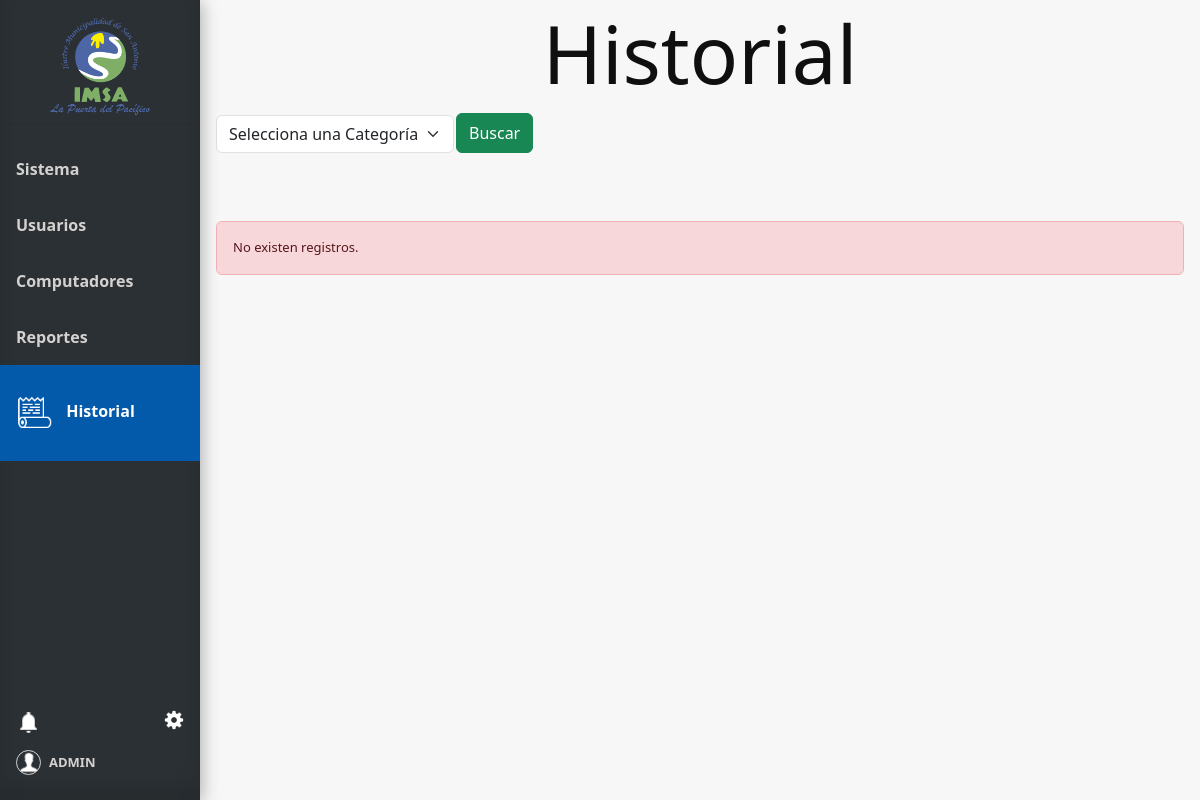
/historial (signed in), run on an earlier commit of the app's database.
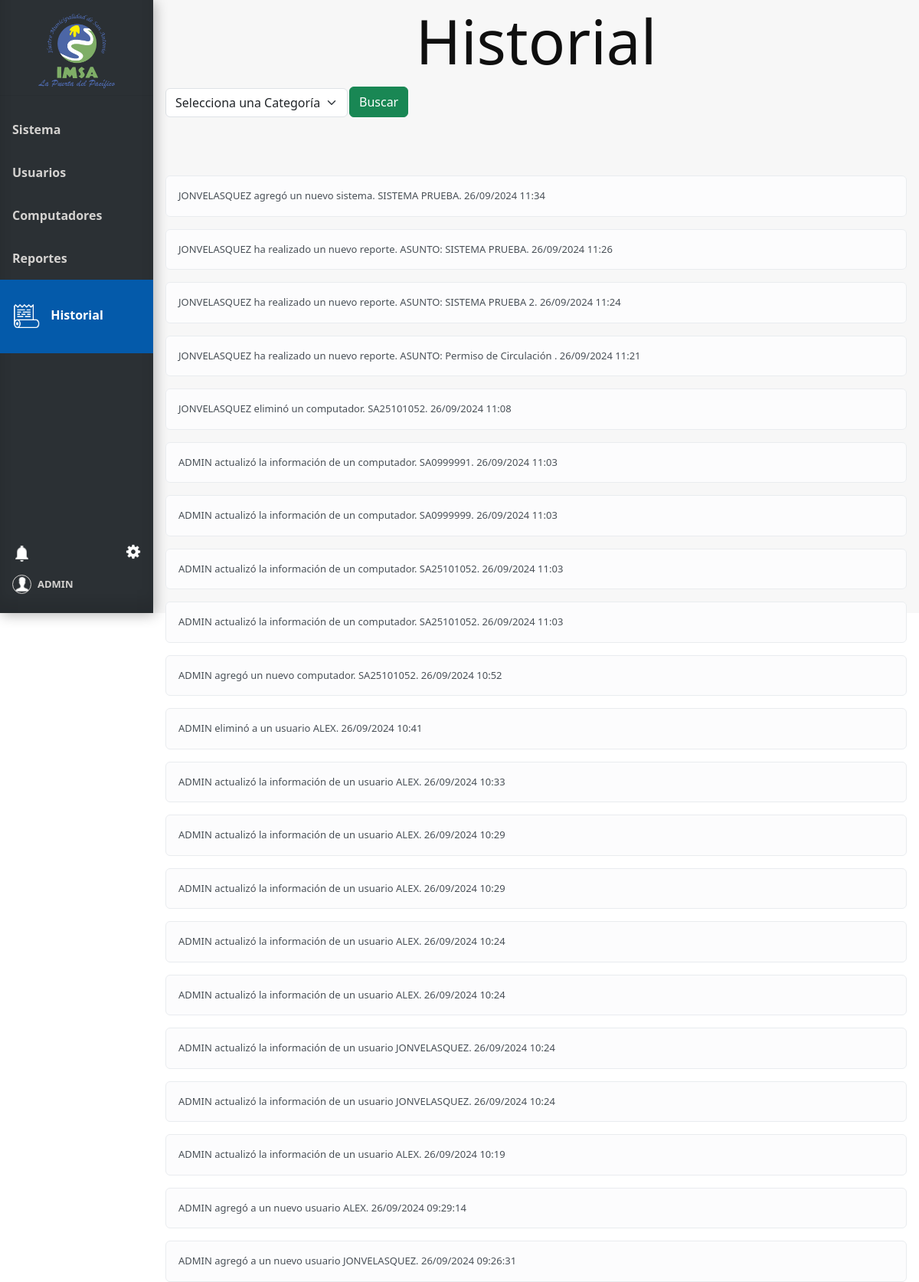
And on a later commit of the database.
### tables this page shows
CREATE TABLE Usuario (
    Id_usuario INTEGER PRIMARY KEY AUTOINCREMENT,
    Nombre_user VARCHAR(100),
    Email VARCHAR(100),
    Psw VARCHAR(100),
    id_tipo_usuario,
    FOREIGN KEY (id_tipo_usuario) REFERENCES Tipo_usuario(id_tipo_usuario)
);

CREATE TABLE Historial (
    Id_historial INTEGER PRIMARY KEY AUTOINCREMENT,
    usuario_historial VARCHAR(100),
    descripcion VARCHAR(100),
    fecha VARCHAR(100),
    id_categoria INTEGER,
    FOREIGN KEY (id_categoria) REFERENCES Categoria_Historial(id_categoria)
);

### app.py (the view, shortened to what this page needs)
@app.route('/historial', methods=['GET'])
@login_required
def historial():
    conn = get_db_connection()
    user=current_user
    num_notificaciones_totales = get_total_notifications(user.id)
    info_notificaciones = get_info_notifications(user.id)
    try:
        categoria_id = request.args.get('categoria')
        categorias = conn.execute("SELECT * FROM Categoria_historial").fetchall()
        registros = conn.execute("SELECT * FROM Historial ORDER BY fecha DESC").fetchall()
        return render_template('historial.html', registros=registros, categorias=categorias,  user=user, num_notificaciones_totales=num_notificaciones_totales, info_notificaciones=info_notificaciones)
    except Exception as e:
        flash(f"Error: {str(e)}", "danger")
    finally:
        conn.close()

### app.py (called while the page is built)
@login_manager.user_loader
def load_user(user_id):
    return Usuario.get_by_id(user_id)

def get_db_connection():
    conn = sqlite3.connect('database.db')
    conn.row_factory = sqlite3.Row
    return conn

def get_total_notifications(user_id):
    conn = get_db_connection()
    total_notifications = conn.execute(
        'SELECT COUNT(*) FROM Notificaciones WHERE id_usuario = ?  AND leido = false',
        (user_id,)
    ).fetchone()[0]
    conn.close()
    return total_notifications

def get_info_notifications(user_id):
    conn = get_db_connection()
    info_notifiaciones= conn.execute(
        'SELECT * FROM Notificaciones WHERE id_usuario = ? ORDER BY id_notificacion DESC LIMIT 6',
        (user_id,)
    ).fetchall()
    conn.close()
    return info_notifiaciones

### model.py (called while the page is built)
def get_db_connection():
    conn = sqlite3.connect('database.db')
    conn.row_factory = sqlite3.Row
    return conn

    @staticmethod
    def get_by_id(id_usuario):
        conn = get_db_connection()
        user_data = conn.execute('SELECT * FROM Usuario WHERE Id_usuario = ?', (id_usuario,)).fetchone()
        conn.close()
        if user_data:
            return Usuario(user_data['Id_usuario'], user_data['Nombre_user'], user_data['Email'], user_data['psw'])
        return None

### templates/historial.html (shortened to what this page needs)
{% extends 'base.html' %}
{% block head %}
<link rel="stylesheet" href="{{ url_for('static', filename='css/style_historial.css') }}">
{% endblock %}
{% block content %}
<h1 class="block-effect" style="--td:0.3s">
    <div class="block-reveal" style="--bc: #2b3034; --d: 0.5s">Historial</div>
</h1>
<div class="head">
    <form method="get" action="{{ url_for('historial') }}" id="filtro-form">
        <div class="doble-filtro-sistema">
            <div>
                <div class="filtro">
                    <select class="form-select form-select-bg" name="categoria" aria-label="Selecciona una Categoría">
                        <option value="">Selecciona una Categoría</option>
                    </select>
                </div>
            </div>
            <button class="btn btn-success" type="button" id="filtro-boton">Buscar</button>
        </div>
    </form>
</div>
{% if registros or historial_data %}
<div class="mt-3">
    {% for registro in (registros or historial_data) %}
    <div class="alert alert-light" role="alert">
        {{ registro['usuario_historial'] }} {{ registro['descripcion'] }}
    </div>
    {% endfor %}
</div>
{% else %}
<div class="alert alert-danger" role="alert">
    No existen registros.
</div>
{% endif %}
{% endblock %}

### templates/base.html (shortened to what this page needs)
<!doctype html>
<html lang="es">
<head>
  {% block head %} {% endblock %}
  <link rel="stylesheet" href="{{ url_for('static', filename='css/style_base.css') }}">
  <link rel="stylesheet" href="{{ url_for('static', filename='css/style_ajustes.css') }}">
  <link href="https://cdn.jsdelivr.net/npm/bootstrap@5.3.3/dist/css/bootstrap.min.css" rel="stylesheet"
>
</head>
<body>
  <div class="sidebar" style="display: flex; flex-direction: column; height: 100vh;">
    <div class="tituloMenu">
      <img src="{{ url_for('static', filename='img/logo.png') }}" alt="Logo-IMSA" width="100px">
    </div>
    <hr>
    <a href="{{ url_for('index') }}" class="slide_right {% if request.endpoint == 'index' %}active{% endif %}">
      <b id="menu-link">Sistema</b>
    </a>
    <a href="{{ url_for('usuarios') }}" class="slide_right {% if request.endpoint == 'usuarios' %}active{% endif %}">
      <b id="menu-link">Usuarios</b>
    </a>
    <a href="{{ url_for('computadores') }}"
      class="slide_right {% if request.endpoint == 'computadores' %}active{% endif %}">
      <b id="menu-link">Computadores</b>
    </a>
    <a href="{{ url_for('reportes') }}" class="slide_right {% if request.endpoint == 'reportes' %}active{% endif %}">
      <b id="menu-link">Reportes</b>
    </a>
    <a href="{{ url_for('historial') }}" class="slide_right {% if request.endpoint == 'historial' %}active{% endif %}">
      <img id="icon-historial" class="menu-icon {% if request.endpoint == 'historial' %}show{% endif %}"
        src="{{ url_for('static', filename='img/icon-historial.png') }}" alt="icon-documentos">
      <b id="menu-link">Historial</b>
    </a>
    <div class="menuAbajo">
      <div class="ajuste_notificacion">
        <div class="notificacion">
          <a href="" class="icon" data-bs-toggle="modal" data-bs-target="#ModalNotifiaciones">
            <img id="icon-campana" src="{{ url_for('static', filename='img/icon-campana.png') }}" alt="logoCampana">
          </a>
        </div>
        <div class="ajustes">
          <a href="" class="icon" data-bs-toggle="modal" data-bs-target="#ModalAjustes">
            <img async id="icon-ajuste" src="{{ url_for('static', filename='img/icon-ajuste.png') }}" alt="logoAjuste" ></a>
        </div>
      </div>
      <div class="bodyCuenta">
        <a href="#" id="cuenta">
          <img id="icon-cuenta" src="{{ url_for('static', filename='img/icon-usuario.png') }}" alt="">
          <b style="font-size: small;">{{ user.nombre_usuario}}</b>
        </a>
      </div>
  </div>
  </div>
  <div class="content">
    {% block content %}
    {% endblock %}
  </div>
</body>
</html>

### static/css/style_historial.css (style rules this page uses)
.alert { width: 100%; font-size: small; }

### static/css/style_base.css (style rules this page uses)
body { margin: 0; font-family: "Lato", sans-serif; background-color: #2b3034; height: 100vh; }
.content { background-color: #f7f7f7; height: 100vh; }
*, *::before, *::after { margin: 0; padding: 0; box-sizing: border-box; }
.block-effect { font-size: calc(8px + 6vw); }
.block-reveal { --t: calc(var(--td) + var(--d)); color: transparent; padding: 4px; position: relative; overflow: hidden; animation: revealBlock 0s var(--t) forwards; }
.block-reveal::after { content: ''; width: 0%; height: 100%; padding-bottom: 4px; position: absolute; top: 0; left: 0; background: var(--bc); animation: revealingIn var(--td) var(--d) forwards, revealingOut var(--td) var(--t) forwards; }
h1 { text-align: center; }
.tituloMenu { display: flex; flex-direction: column; margin-top: 10px; margin-bottom: 10px; align-items: center; height: 11%; }
.sidebar { margin: 0; padding: 0; width: 200px; background-color: #2b3034; position: fixed; height: 100%; overflow: auto; box-shadow: inset 0 -1em 1em rgba(0, 0, 0, 0.1), 0.1em 0.1em 1em rgba(0, 0, 0, 0.3); }
.sidebar>a { display: flex; align-items: center; color: #d4d2d0; padding: 16px; text-decoration: none; display: inline-block; cursor: pointer; box-shadow: inset 0 0 0 0 #00213e; -webkit-transition: ease-out 0.4s; -moz-transition: ease-out 0.4s; transition: ease-out 0.4s; }
.sidebar>a.active { background-color: #045aaa; color: white; padding-top: 15%; padding-bottom: 15%; }
div.content { margin-left: 200px; padding: 1px 16px; height: 100%; }
.menu-icon { display: none; width: 36px; margin-right: 10px; }
#menu-link { margin: 15px 0px 15px 0px; }
.sidebar a.active .menu-icon, .sidebar a:hover .menu-icon { display: inline-block; }
.menuAbajo { display: flex; margin-top: auto; color: #d4d2d0; padding: 16px 16px 25px 16px; flex-direction: column; }
.menuAbajo a { color: #d4d2d0; text-decoration: none; cursor: pointer; }
.bodyCuenta { width: 80%; display: flex; justify-content: start; align-content: center; }
#cuenta { display: flex; align-items: center; }
#icon-cuenta { width: 25px; border: solid 1px; border-radius: 50%; margin-right: 8px; }
#icon-ajuste { width: 20px; }
.ajuste_notificacion { display: flex; flex-direction: row; justify-content: space-between; width: 100%; margin-bottom: 10px; }
.ajustes { display: flex; align-items: start; }
.ajustes img { padding-bottom: 10px; }
.notificacion a { display: flex; flex-direction: row; }
.icon { transition-duration: 0.3s; -webkit-tap-highlight-color: rgba(0, 0, 0, 0); transform: translateZ(0); box-shadow: 0 0 1px rgba(0, 0, 0, 0); }
#icon-campana { width: 25px; height: 25px; }
.head { height: 100px; }
.filtro { margin-top: 1%; padding-right: 1%; display: flex; flex-direction: row; width: 100%; }
#filtro-form { width: 100%; }
.doble-filtro-sistema { width: 100%; display: flex; flex-direction: row; }

What changed in the data, as far as the page shows it:
added Historial: usuario_historial "JONVELASQUEZ", descripcion "agregó un nuevo sistema. SISTEMA PRUEBA. 26/09/2024 11:34"
added Historial: usuario_historial "JONVELASQUEZ", descripcion "ha realizado un nuevo reporte. ASUNTO: SISTEMA PRUEBA. 26/09/2024 11:26"
added Historial: usuario_historial "JONVELASQUEZ", descripcion "ha realizado un nuevo reporte. ASUNTO: SISTEMA PRUEBA 2. 26/09/2024 11:24"
added Historial: usuario_historial "JONVELASQUEZ", descripcion "ha realizado un nuevo reporte. ASUNTO: Permiso de Circulación . 26/09/2024 11:21"
added Historial: usuario_historial "JONVELASQUEZ", descripcion "eliminó un computador. SA25101052. 26/09/2024 11:08"
added Historial: usuario_historial "ADMIN", descripcion "actualizó la información de un computador. SA0999991. 26/09/2024 11:03"
added Historial: usuario_historial "ADMIN", descripcion "actualizó la información de un computador. SA0999999. 26/09/2024 11:03"
added Historial: usuario_historial "ADMIN", descripcion "actualizó la información de un computador. SA25101052. 26/09/2024 11:03"
added Historial: usuario_historial "ADMIN", descripcion "actualizó la información de un computador. SA25101052. 26/09/2024 11:03"
added Historial: usuario_historial "ADMIN", descripcion "agregó un nuevo computador. SA25101052. 26/09/2024 10:52"
added Historial: usuario_historial "ADMIN", descripcion "eliminó a un usuario ALEX. 26/09/2024 10:41"
added Historial: usuario_historial "ADMIN", descripcion "actualizó la información de un usuario ALEX. 26/09/2024 10:33"
added Historial: usuario_historial "ADMIN", descripcion "actualizó la información de un usuario ALEX. 26/09/2024 10:29"
added Historial: usuario_historial "ADMIN", descripcion "actualizó la información de un usuario ALEX. 26/09/2024 10:29"
added Historial: usuario_historial "ADMIN", descripcion "actualizó la información de un usuario ALEX. 26/09/2024 10:24"
added Historial: usuario_historial "ADMIN", descripcion "actualizó la información de un usuario ALEX. 26/09/2024 10:24"
added Historial: usuario_historial "ADMIN", descripcion "actualizó la información de un usuario JONVELASQUEZ. 26/09/2024 10:24"
added Historial: usuario_historial "ADMIN", descripcion "actualizó la información de un usuario JONVELASQUEZ. 26/09/2024 10:24"
added Historial: usuario_historial "ADMIN", descripcion "actualizó la información de un usuario ALEX. 26/09/2024 10:19"
added Historial: usuario_historial "ADMIN", descripcion "agregó a un nuevo usuario ALEX. 26/09/2024 09:29:14"
added Historial: usuario_historial "ADMIN", descripcion "agregó a un nuevo usuario JONVELASQUEZ. 26/09/2024 09:26:31"
Also different on the page:
text no longer shown: "No existen registros."
